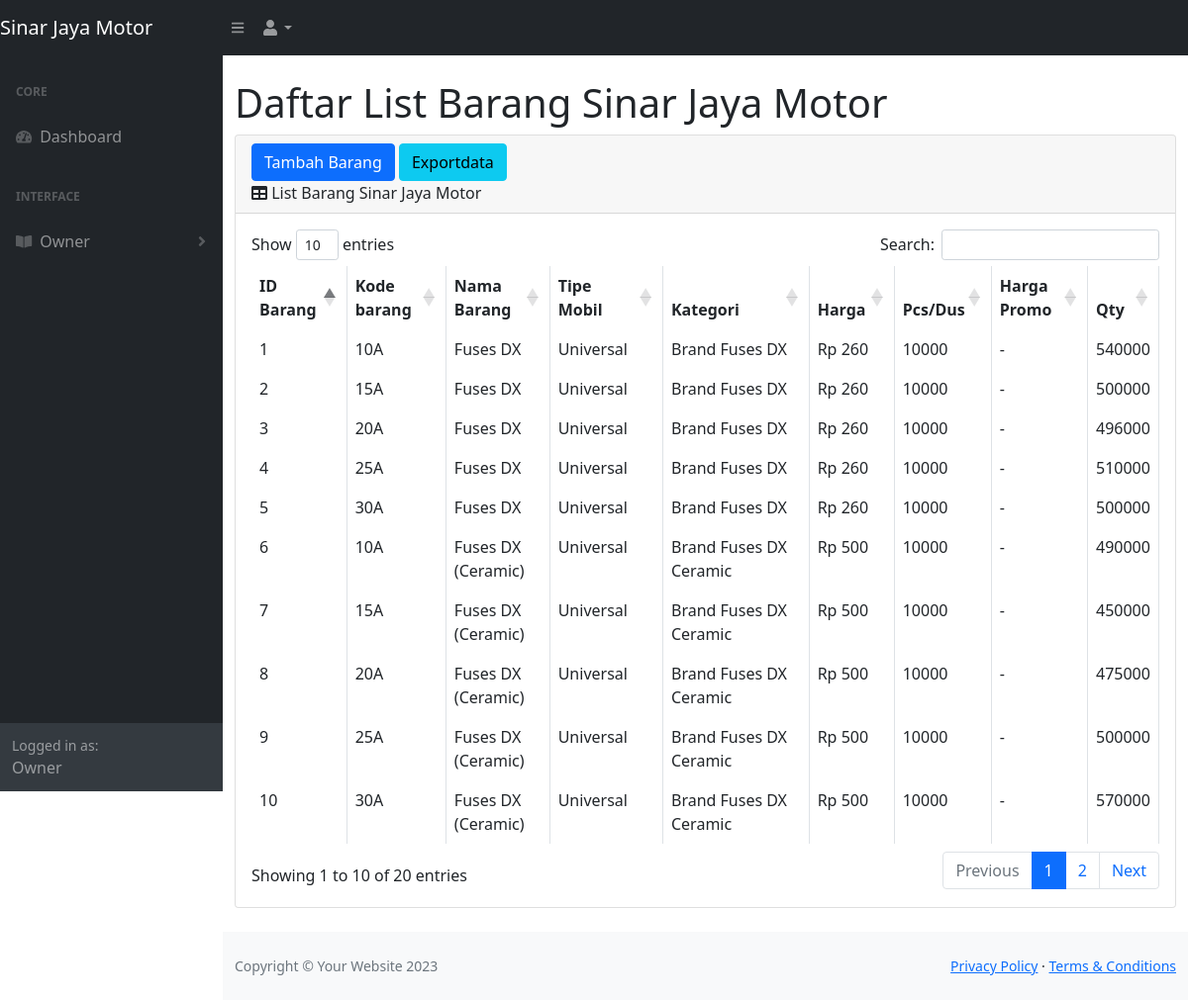
Page /tables.php (signed in) on the earlier database version.
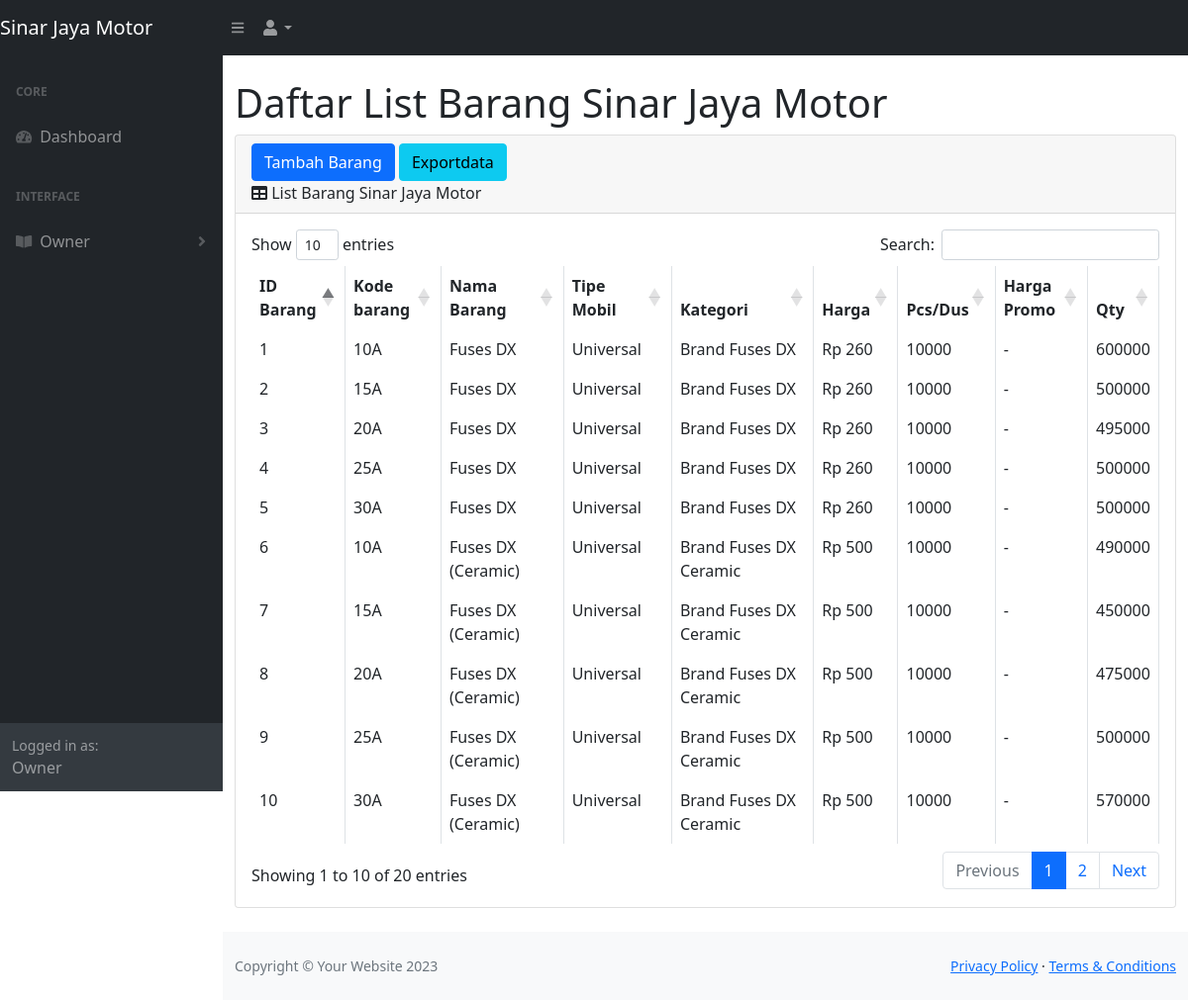
Same page on the later database version.
### tables this page shows
CREATE TABLE `tb_barang` (
  `id_b` int(11) NOT NULL,
  `kode_b` varchar(100) NOT NULL,
  `nama_b` varchar(500) NOT NULL,
  `tipe_mobil` varchar(100) NOT NULL,
  `kategori` varchar(100) NOT NULL,
  `harga` int(100) NOT NULL,
  `pcs_dus` int(11) NOT NULL,
  `harga_p` varchar(100) NOT NULL,
  `qty` int(11) NOT NULL
);

### tables.php (the view, shortened to what this page needs)
<?php
     include 'function.php';
?>
<!DOCTYPE html>
<html lang="en">
    <head>
        <link href="./css/styles.css" rel="stylesheet" />
        <link href="https://cdn.datatables.net/1.10.20/css/dataTables.bootstrap4.min.css" rel="stylesheet" />
    </head>
    <body class="sb-nav-fixed">
        <nav class="sb-topnav navbar navbar-expand navbar-dark bg-dark">
            <a class="navbar-brand" href="home.php">Sinar Jaya Motor</a>
            <button class="btn btn-link btn-sm order-1 order-lg-0" id="sidebarToggle" href="#"><i class="fas fa-bars"></i></button>
            <ul class="navbar-nav ml-auto ml-md-0">
                <li class="nav-item dropdown">
                    <a class="nav-link dropdown-toggle" id="userDropdown" href="#" role="button" data-toggle="dropdown" aria-haspopup="true" aria-expanded="false"><i class="fas fa-user fa-fw"></i></a>
                </li>
            </ul>
        </nav>
        <div id="layoutSidenav">
            <div id="layoutSidenav_nav">
                <nav class="sb-sidenav accordion sb-sidenav-dark" id="sidenavAccordion">
                    <div class="sb-sidenav-menu">
                        <div class="nav">
                            <div class="sb-sidenav-menu-heading">Core</div>
                            <a class="nav-link" href="home.php">
                                <div class="sb-nav-link-icon"><i class="fas fa-tachometer-alt"></i></div>
                                Dashboard
                            </a>
                            <div class="sb-sidenav-menu-heading">Interface</div>
                            <?php if($_SESSION['role'] == "Owner"){?>
                                <a class="nav-link collapsed" href="#" data-toggle="collapse" data-target="#collapseLayouts" aria-expanded="false" aria-controls="collapseLayouts">
                                    <div class="sb-nav-link-icon"><i class="fas fa-book-open"></i></div>
                                    Owner
                                    <div class="sb-sidenav-collapse-arrow"><i class="fas fa-angle-down"></i></div>
                                </a>
                                <?php }; ?>
                        </div>
                    </div>
                    <?php if($_SESSION['role'] == "Owner"){?>
                    <div class="sb-sidenav-footer">
                        <div class="small">Logged in as:</div>
                        Owner
                    </div>
                    <?php }; ?>
                </nav>
            </div>
            <div id="layoutSidenav_content">
                <main>
                    <div class="container-fluid">
                        <h1 class="mt-4">Daftar List Barang Sinar Jaya Motor</h1>
                        <div class="card mb-4">
                            <div class="card-header">
                                <button type="button" class="btn btn-primary" data-toggle="modal" data-target="#myModal">
                                 Tambah Barang
                                </button>
                                <a href="laporanbarangkeluar.php" id="exportmasuk" class="btn btn-info">Exportdata</a>
                                <br>
                                <i class="fas fa-table mr-1"></i>
                                List Barang Sinar Jaya Motor
                            </div>
                            <div class="card-body">
                                <div class="table-responsive">
                                    <table class="table table-bordered" id="dataTable" width="100%" cellspacing="0">
                                        <thead>
                                            <tr>
                                                <th>ID Barang</th>
                                                <th>Kode barang</th>
                                                <th>Nama Barang</th>
                                                <th>Tipe Mobil</th>
                                                <th>Kategori</th>
                                                <th>Harga</th>
                                                <th>Pcs/Dus</th>
                                                <th>Harga Promo</th>
                                                <th>Qty</th>
                                            </tr>
                                        </thead>
                                        <tbody>
                                            <?php
                                                $ambilsemuadatastock = mysqli_query($koneksi,"SELECT * FROM  tb_barang");
                                                $i=1;
                                                while($data=mysqli_fetch_array($ambilsemuadatastock)){
                                                    $kodebarang = $data['kode_b'];
                                                    $namabarang = $data['nama_b'];
                                                    $Tipe_Mobil = $data['tipe_mobil'];
                                                    $Kategori   = $data['kategori'];
                                                    $Harga      = $data['harga'];
                                                    $qtyd       = $data['pcs_dus'];
                                                    $promo      = $data['harga_p'];
                                                    $qty        = $data['qty']
                                            ?>
                                            <tr>
                                                <td><?=$i++?></td>
                                                <td><?=$kodebarang;?></td>
                                                <td><?= $namabarang;?></td>
                                                <td><?=$Tipe_Mobil;?></td>
                                                <td><?= $Kategori;?></td>
                                                <td>Rp <?= $Harga;?></td>
                                                <td><?= $qtyd;?></td>
                                                <td><?= $promo;?></td>
                                                <td><?= $qty;?></td>
                                            </tr>
                                            <?php }; ?>
                                        </tbody>
                                    </table>
                                </div>
                            </div>
                        </div>
                    </div>
                </main>
                <footer class="py-4 bg-light mt-auto">
                    <div class="container-fluid">
                        <div class="d-flex align-items-center justify-content-between small">
                            <div class="text-muted">Copyright &copy; Your Website 2023</div>
                            <div>
                                <a href="#">Privacy Policy</a>
                                &middot;
                                <a href="#">Terms &amp; Conditions</a>
                            </div>
                        </div>
                    </div>
                </footer>
            </div>
        </div>
        </body>
</html>

Differences in the rows shown:
changed tb_barang (number 1 of 10 on the later page): qty "540000" → "600000"
changed tb_barang (number 3 of 10 on the later page): qty "496000" → "495000"
changed tb_barang (number 4 of 10 on the later page): qty "510000" → "500000"
